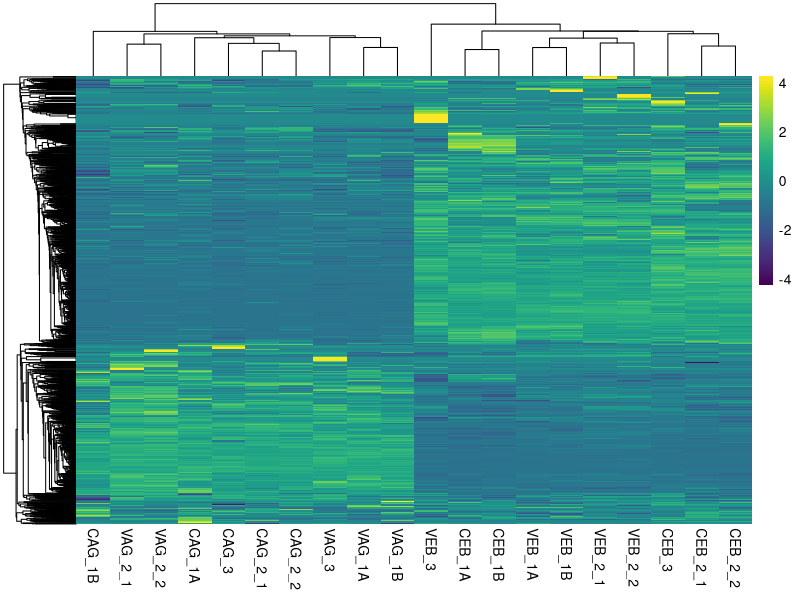
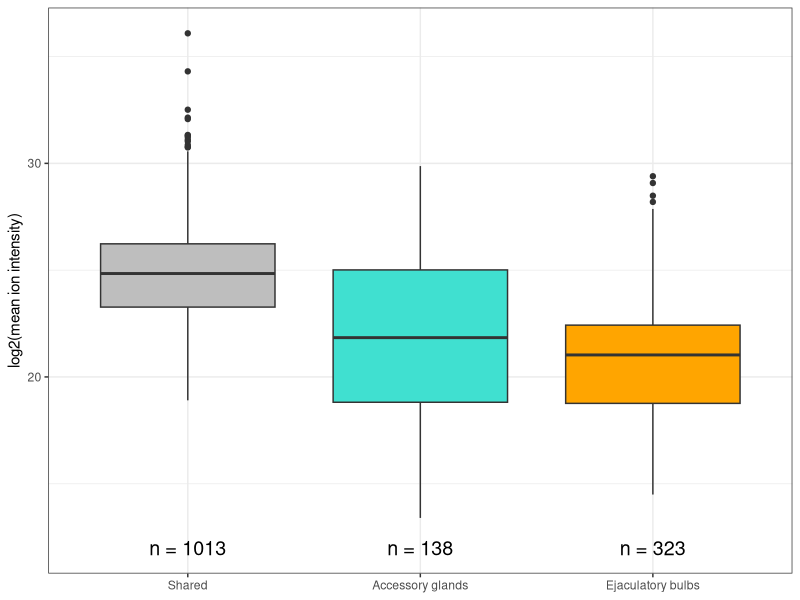
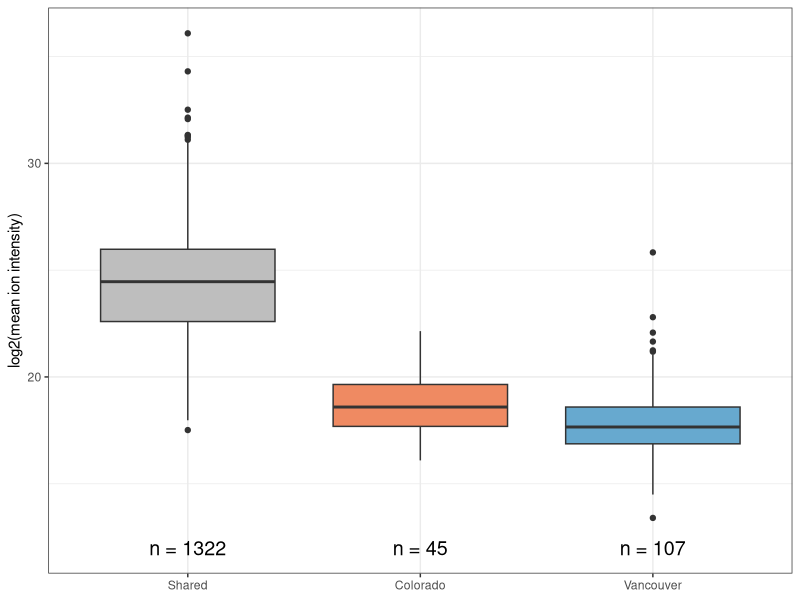

Write the R code that produced these figures, in order. (Note: this script raises an error after producing the figures.)
# load packages

library(tidyverse)
library(pheatmap)

library(ggrepel)
library(VennDiagram)
library(viridis)

library(edgeR)


RdBu_pal2 <- c(RColorBrewer::brewer.pal(3, "RdBu"))[-2]

# Load DATA -----------------------------------------------------------
MQ.wide <- read.csv("data/MaxQuant_proteingroups.csv")

# list of Sfps and corresponding IDs
dmon_Sfps <- read.csv("data/DmonSfps.csv")

# % Proteins without Dvir ortholog

MQ.wide %>% dplyr::select(FBgn) %>% 
  na.omit() %>% 
  nrow/MQ.wide %>% 
  dplyr::select(PROTEIN) %>% 
  na.omit() %>% nrow * 100


# Subset data - protein must be IDd by 2+ unique peptides
MQ.ion <- MQ.wide %>% 
  select(PROTEIN, FBgn, FBgn_mel, SYMBOL, Sec, Unique.peptides, starts_with("LFQ.intensity.")) %>% 
  filter(Unique.peptides >=2) %>% 
  select(-Unique.peptides)

#remove LFQ.intensity from colnames
colnames(MQ.ion) <- gsub(pattern = "LFQ.intensity.", replacement = "", x = colnames(MQ.ion))


# percent proteins found after filtering
nrow(MQ.ion)/nrow(MQ.wide) * 100


# Number of secretome/Sfps/other proteins
MQ.ion %>% 
  group_by(Sec) %>% summarise(n_distinct(PROTEIN))


# heatmap of all proteins
pheatmap(MQ.ion[, -c(1:5)], 
         scale = "row", # scale by protein
         show_colnames = T, 
         show_rownames = F, 
         color = viridis::viridis(n = 100),
         clustering_distance_cols = "euclidean", 
         clustering_method = "average") 



# Find unique proteins in each tissue/population

long.dat <- MQ.ion %>% 
  reshape2::melt(id.vars = c("PROTEIN", "FBgn", "Sec", "SYMBOL", "FBgn_mel")) %>% 
  filter(value > 0) %>% 
  mutate(pop = factor(substr(variable, 1, 1)), # Population = Colorado or Vancouver
         tissue = factor(substr(variable, 2, 3)), # Tissue = AG accessory gland
         p_t = factor(paste0(pop, tissue)), # Pop + Tissue
         BIO = factor(paste0(pop, str_extract(variable, "[0-9]+"))), # Biological replicate C1:C3 or V1:V3
         TEC = factor(if_else(grepl('_1A|2_1', variable), "A", 
                              if_else(grepl("_1B|2_2", variable), "B", 
                                      "C")))) # Technical replicate


# Table S1 ----------------------------------------------------------------
# n proteins IDd in X/5 replicates
cbind(long.dat %>% 
        filter(tissue == 'AG') %>% 
        count(pop, PROTEIN) %>% 
        count(pop, n) %>% 
        mutate(tissue = 'AG') %>% 
        pivot_wider(names_from = c(pop, tissue), 
                    values_from = nn),
      long.dat %>% 
        filter(tissue == 'EB') %>% 
        count(pop, PROTEIN) %>% 
        count(pop, n) %>% 
        mutate(tissue = 'EB') %>% 
        pivot_wider(names_from = c(pop, tissue), 
                    values_from = nn) %>% 
        select(-n))




# Figure S4 ---------------------------------------------------------------

# Overlap of proteins ID'd with known SFPs

# Proteins unique to each tissue
split.tiss <- split(long.dat$PROTEIN, long.dat$tissue, drop = T)

n_distinct(split.tiss[[1]]) # Accessory gland proteins
n_distinct(split.tiss[[2]]) # Ejacylatory bulb proteins

intersect(split.tiss[[1]], split.tiss[[2]]) %>% length/nrow(MQ.ion) * 100

setdiff(split.tiss[[1]], split.tiss[[2]]) %>% length/ nrow(MQ.ion) * 100
setdiff(split.tiss[[2]], split.tiss[[1]]) %>% length/ nrow(MQ.ion) * 100


# venn.diagram(x = list(split.tiss[[1]],
#                       split.tiss[[2]],
#                       MQ.ion %>% 
#                         filter(Sec == 'Sfp', !duplicated(PROTEIN)) %>% 
#                         pull(PROTEIN)),
#              category.names = c("Accessory gland\nproteome", "Ejaculatory bulb\nproteome", "Sfps"),
#              filename = "figs/raw/Fig_S4a.tiff",
#              compression = "lzw", output = TRUE, imagetype = "tiff",
#              height = 1700, euler.d = TRUE, width = 1700, resolution = 600,
#              lty = 'solid',
#              fill = c('turquoise', 'orange', 'red'),
#              cat.cex = 0.6, cex = .8,
#              cat.pos = c(-150, 150, 0),
#              cat.dist = c(0.05, 0.05, -0.05),
#              fontfamily = "sans", cat.fontface = "bold",
#              cat.default.pos = "outer", cat.fontfamily = "sans")


# Split proteins found in each population
split.pop <- split(long.dat$PROTEIN, long.dat$pop, drop = T)

n_distinct(split.pop[[1]]) # Colorado proteins
n_distinct(split.pop[[2]]) # Vancouver proteins

# percent proteins identified in both populations
intersect(split.pop[[1]], split.pop[[2]]) %>% length/nrow(MQ.ion) * 100

# percent proteins only identified in each population
setdiff(split.pop[[1]], split.pop[[2]]) %>% length/ nrow(MQ.ion) * 100
setdiff(split.pop[[2]], split.pop[[1]]) %>% length/ nrow(MQ.ion) * 100

# venn.diagram(x = list(split.pop[[1]],
#                       split.pop[[2]]),
#              category.names = c("Colorado", "Vancouver"),
#              filename = paste0("figs/raw/Fig_S4b.tiff"),
#              compression = "lzw", output = TRUE , imagetype = "tiff",
#              height = 1700, width = 1700, resolution = 600,
#              lty = 'solid', euler.d = TRUE, fill = RdBu_pal2,
#              cat.cex = .8, cex = .8,
#              fontfamily = "sans", cat.fontface = "bold",
#              cat.default.pos = "outer", cat.fontfamily = "sans",
#              cat.pos = c(-35, 145), cat.dist = c(0.05, 0.05))



# calculate mean abundance for each protein across all replicates/tissues

mn_dat <- data.frame(PROTEIN = MQ.ion$PROTEIN, 
                     mn = rowMeans(MQ.ion %>% 
                                     select(starts_with("C"), starts_with('V')))) %>% 
  mutate(log_mn = log2(mn + 1), # add log2 value
         tissue = factor(
           if_else(PROTEIN %in% unique(split.tiss[[1]]) == TRUE & PROTEIN %in% unique(split.tiss[[2]]) == FALSE, "AG", 
                   if_else(PROTEIN %in% unique(split.tiss[[2]]) == TRUE & PROTEIN %in% unique(split.tiss[[1]]) == FALSE, "EB", 
                           "Shared"))),
         pop.sp = factor(
           if_else(PROTEIN %in% unique(split.pop[[2]]) == FALSE, "Colorado",
                   if_else(PROTEIN %in% unique(split.pop[[1]]) == FALSE, "Vancouver", "Shared"))),
         tissue = relevel(tissue, ref = 'Shared'),
         pop.sp = relevel(pop.sp, ref = 'Shared'))


# log2 ion intensity for proteins shared/unique to tissue
ggplot(mn_dat, aes(x = tissue, y = log_mn, fill = tissue)) +
  geom_boxplot() +
  scale_fill_manual(values = c('grey', 'turquoise', 'orange')) +
  scale_x_discrete(labels = c("Shared", "Accessory glands", "Ejaculatory bulbs")) +
  labs(y = 'log2(mean ion intensity)') +
  theme_bw() +
  theme(legend.position = 'none',
        legend.title = element_blank(),       
        legend.background = element_blank(), 
        legend.spacing.x = unit(0.25, 'cm'),
        axis.title.x = element_blank(),
        strip.text = element_text(face = "bold", size = 15),
        strip.background = element_rect(fill = "grey"),
        plot.title = element_text(hjust = 0.5),
        plot.background = element_rect(colour = NA)) +
  geom_text(data = mn_dat %>% 
              group_by(tissue) %>% 
              summarise(N = n()),
            aes(y = 12, label = paste0("n = ", N)), 
            size = 5, colour = "black") 

# stats
mn_dat %>% 
  na.omit() %>% 
  group_by(tissue) %>% 
  summarise(mn_intensity = mean(mn),
            log2_intensity = mean(log_mn)) %>% 
  mutate(fc = mn_intensity[tissue == 'Shared']/mn_intensity,
         lfc = log2_intensity[tissue == 'Shared']/log2_intensity)


# log2 ion intensity for proteins shared/unique to population
ggplot(mn_dat, aes(x = pop.sp, y = log_mn, fill = pop.sp)) +
  geom_boxplot() +
  scale_fill_manual(values = c('grey', RdBu_pal2)) +
  labs(y = 'log2(mean ion intensity)') +
  theme_bw() +
  theme(legend.position = 'none',
        legend.title = element_blank(),       
        legend.background = element_blank(), 
        legend.spacing.x = unit(0.25, 'cm'),
        axis.title.x = element_blank(),
        strip.text = element_text(face = "bold", size = 15),
        strip.background = element_rect(fill = "grey"),
        plot.title = element_text(hjust = 0.5),
        plot.background = element_rect(colour = NA)) +
  geom_text(data = mn_dat %>% 
              group_by(pop.sp) %>% 
              summarise(N = n()),
            aes(y = 12, label = paste0("n = ", N)), 
            size = 5, colour = "black") 

# stats
mn_dat %>% 
  na.omit() %>% 
  group_by(pop.sp) %>% 
  summarise(mn_intensity = mean(mn),
            log2_intensity = mean(log_mn)) %>% 
  mutate(fc = mn_intensity[pop.sp == 'Shared']/mn_intensity,
         lfc = log2_intensity[pop.sp == 'Shared']/log2_intensity)


# Figure 1. MDS plot ---------------------------------------------------------------

pr_dat <- as.matrix(MQ.ion[, -c(1:5)])
rownames(pr_dat) <- MQ.ion$PROTEIN

pop <- factor(rep(c("C", "V"), each = 10))

# create DGElist
pr_dat2 <- DGEList(na.omit(pr_dat), group = pop)
dim(pr_dat2)

# run the TMM normalization
pr_dat2 <- calcNormFactors(pr_dat2)

# estiamte common dispersion
pr_dat2 <- estimateDisp(pr_dat2)

mdsObj <- plotMDS(pr_dat2, plot = F, dim.plot = c(1,3))$cmdscale.out
mdsObj <- as.data.frame(as.matrix(mdsObj))
mdsObj$replicate <- rownames(mdsObj)
colnames(mdsObj) = c("dim1", "dim2", "dim3", "replicate")

mdsObj %>% 
  mutate(pop = substr(replicate, 1, 1),
         tissue = substr(replicate, 2, 3)) %>% 
  mutate(pop = gsub("C", "Colorado", x = pop),
         pop = gsub("V", "Vancouver", x = pop),
         tissue = gsub("AG", "AcgP", x = tissue),
         tissue = gsub("EB", "EbP", x = tissue),
         condition = paste(pop, tissue, sep = "_")) %>% 
  ggplot(aes(x = dim1, y = dim2, colour = condition)) +
  geom_point(size = 5, alpha = .7) +
  labs( x = "Dimension 1", y = "Dimension 2") +
  scale_colour_brewer(palette = "RdBu") +
  theme_bw() +
  theme(legend.position = c(0.9, .9), 
        legend.title = element_blank(), 
        legend.text = element_text(size = 12),
        legend.background = element_blank(),
        axis.text = element_text(size = 10), 
        axis.title = element_text(size = 12)) +
  NULL



# Differential abundance analysis between populations -----------------------------------------

# Grouping variables
pop <- factor(rep(c("C", "V"), each = 5))
batch <- factor(c(1, 1, 2, 2, 3, 1, 1, 2, 2, 3))
samp <- factor(paste0(pop, batch))

# model matrix to test differences between populations with replicate (batch) effect
mod1 <- model.matrix(~0 + pop + batch)

# Split data by tissue

# Accessory glands only
MQ.ags <- MQ.ion[, c(1:5, grep(pattern = ".AG_.*", x = colnames(MQ.ion)))]

# keep only proteins found in all 5 replicates
MQ.ags2 <- MQ.ags[apply(MQ.ags[, 6:15]!=0, 1, all), ]

# make matrix for DGE list
AG_dat2 <- as.matrix(MQ.ags2[, -c(1:5)])
rownames(AG_dat2) <- MQ.ags2$PROTEIN

# make DGElist
acgs_dat <- DGEList(AG_dat2, group = pop)
dim(acgs_dat)

# run the TMM normalization
acgs_dat2 <- calcNormFactors(acgs_dat)

# estimate dispersion
acgs_dat2 <- estimateDisp(acgs_dat2)

# transform data for linear modelling
acgs_dat3 <- voom(acgs_dat2, mod1, plot = FALSE)

# Duplicate correlations - see 'https://support.bioconductor.org/p/77093/'
acgs_corfit <- duplicateCorrelation(acgs_dat3, mod1, block = samp)

# fit the linear models
acgs_fit <- lmFit(acgs_dat3, mod1, correlation = acgs_corfit$consensus)

# Make contrasts
acgs_contr <- makeContrasts(popC - popV, levels = colnames(coef(acgs_fit)))
tmp_acgs <- contrasts.fit(acgs_fit, acgs_contr)

# Compute empirical bayes stats
tmp_acgs <- eBayes(tmp_acgs)

# Diagnostic plots
par(mfrow=c(2,2))
# Biological coefficient of variation
plotBCV(acgs_dat2, main = "Dispersion trends")
# mean-variance trend
virginoom = voom(acgs_dat, mod1, plot = TRUE)
# QQ-plot
qqt(tmp_acgs$t,df=tmp_acgs$df.prior+tmp_acgs$df.residual,pch=16,cex=0.2)
abline(0,1)
# log2 transformed and normalize boxplot of counts across samples
boxplot(virginoom$E, xlab="", ylab="Log2 counts per million",las=2,main="Voom transformed logCPM")
abline(h=median(virginoom$E),col="blue")
par(mfrow=c(1,1))


# Results table
acg_results <- topTable(tmp_acgs, sort.by = "P", n = Inf)
acg_results$id <- rownames(acg_results)

acg_results2 <- left_join(acg_results %>% 
                            select(-AveExpr, -t, -P.Value, -B) %>% 
                            mutate(ID = rownames(acg_results)),
                          MQ.ags2 %>% 
                            select(PROTEIN, FBgn, FBgn_mel, Sec, SYMBOL),
                          by = c("ID" = "PROTEIN")) %>% 
  left_join(dmon_Sfps %>% select(PROTEIN, Gene.symbol),
            by = c("ID" = "PROTEIN")) %>%  
  mutate(threshold = factor(if_else(adj.P.Val < 0.05, "SD", "NS")),
         Acp = factor(if_else(is.na(Gene.symbol) == TRUE, "N", "Acp")),
         ID = factor(ID),
         Sec = factor(Sec))

acg_results2$Sec <- as.character(acg_results2$Sec)
acg_results2$Sec[is.na(acg_results2$Sec)] <- "All"

# Volcano plot
acg_results2 %>% 
  ggplot(aes(x = logFC, y = -log10(adj.P.Val), colour = Sec)) +
  geom_point(alpha = .7) +
  scale_colour_manual(values = c("black", "blueviolet", "hotpink")) +
  labs(x = 'logFC', y = expression(-log[10](P))) +
  theme_bw() +
  theme(legend.position = "none",
        legend.title = element_blank(),
        plot.background = element_rect(colour = NA)) +  
  annotate("text", x = 1.9, y = 0, size = 5, hjust = 0.5,
           label = "Colorado", colour = 'grey60') +  
  annotate("text", x = -2.5, y = 0, size = 5, hjust = 0.5,
           label = "Vancouver", colour = 'grey60') +
  geom_label_repel(
    data = acg_results2 %>% filter(threshold == 'SD' & Acp == "Acp"),
    aes(label = Gene.symbol),
    size = 4,
    colour = 'black',
    box.padding = unit(0.35, "lines"),
    point.padding = unit(0.3, "lines")
  )


# heatmap of differentially abundant proteins
daa <- acg_results2 %>% 
  filter(threshold == 'SD') %>% 
  pull(id)

pheatmap(MQ.ags2 %>%
           filter(PROTEIN %in% daa) %>%
           select(-c(1:5)) %>% log2(),
         scale = "row", # scale by protein
         show_colnames = T,
         show_rownames = F,
         color = viridis::viridis(n = 150),
         border_color = NA,
         clustering_distance_cols = "euclidean",
         clustering_method = "average")




# Ejaculatory bulbs only
MQ.ebs <- MQ.ion[, c(1:5, grep(pattern = ".EB_.*", x = colnames(MQ.ion)))]

# keep only those found in all 5 replicates
MQ.ebs2 <- MQ.ebs[apply(MQ.ebs[, 6:15]!=0, 1, all), ]

# Make DGElist
EB_dat <- as.matrix(MQ.ebs2[, -c(1:5)])
rownames(EB_dat) <- MQ.ebs2$PROTEIN

dEB <- DGEList(EB_dat, group = pop)

# run the TMM normalization
dEB1 <- calcNormFactors(dEB)

dEB1 <- estimateDisp(dEB1)

yEB <- voom(dEB1, mod1, plot = FALSE)

corfitEB <- duplicateCorrelation(yEB, mod1, block = samp)

fitEB <- lmFit(yEB, mod1, correlation = corfitEB$consensus)

contrEB <- makeContrasts(popC - popV, levels = colnames(coef(fitEB)))

tmpEB <- contrasts.fit(fitEB, contrEB)

tmpEB <- eBayes(tmpEB)


# Diagnostic plots
par(mfrow=c(2,2))
# Biological coefficient of variation
plotBCV(dEB1, main = "Dispersion trends")
# mean-variance trend
virginoom = voom(dEB, mod1, plot = TRUE)
# QQ-plot
qqt(tmpEB$t,df=tmpEB$df.prior+tmpEB$df.residual,pch=16,cex=0.2)
abline(0,1)
# log2 transformed and normalize boxplot of counts across samples
boxplot(virginoom$E, xlab="", ylab="Log2 counts per million",las=2,main="Voom transformed logCPM")
abline(h=median(virginoom$E),col="blue")
par(mfrow=c(1,1))


# results table
top.tableEB <- topTable(tmpEB, sort.by = "P", n = Inf)
top.tableEB$id <- rownames(top.tableEB)

ddatEB <- left_join(top.tableEB %>% 
                      select(-AveExpr, -t, -P.Value, -B) %>% 
                      mutate(ID = rownames(top.tableEB)),
                    MQ.ebs2 %>% 
                      select(PROTEIN, FBgn, FBgn_mel, Sec),
                    by = c("ID" = "PROTEIN")) %>% 
  left_join(dmon_Sfps %>% select(PROTEIN, Gene.symbol),
            by = c("ID" = "PROTEIN")) %>%  
  mutate(threshold = factor(if_else(adj.P.Val < 0.05, "SD", "NS")),
         Acp = factor(if_else(is.na(Gene.symbol) == TRUE, "N", "Acp")),
         ID = factor(ID),
         Sec = factor(Sec))

ddatEB$Sec <- as.character(ddatEB$Sec)
ddatEB$Sec[is.na(ddatEB$Sec)] <- "All"

# Volcano plot
ddatEB %>% 
  ggplot(aes(x = logFC, y = -log10(adj.P.Val), colour = Sec)) +
  geom_point(alpha = .7) +
  scale_colour_manual(values = c("black", "blueviolet", "hotpink")) +
  labs(x = 'logFC', y = expression(-log[10](P))) +
  theme_bw() +
  theme(legend.position = "none",
        legend.title = element_blank(),
        axis.title.y = element_blank(),
        plot.background = element_rect(colour = NA)) +
  annotate("text", x = 2, y = 7, size = 5, hjust = 1,
           label = "n = 929") +
  annotate("text", x = 2, y = 0, size = 5, hjust = 0.5,
           label = "Colorado", colour = 'grey60') +  
  annotate("text", x = -2.75, y = 0, size = 5, hjust = 0.5,
           label = "Vancouver", colour = 'grey60') +
  geom_label_repel(
    data = ddatEB %>% filter(threshold == 'SD' & Acp == "Acp"),
    aes(label = Gene.symbol),
    size = 4,
    colour = 'black',
    box.padding = unit(0.35, "lines"),
    point.padding = unit(0.3, "lines")
  )


# heatmap for differentially abundant proteins
dae <- ddatEB %>% 
  filter(threshold == 'SD') %>% 
  pull(id)

pheatmap(MQ.ebs2 %>% 
           filter(PROTEIN %in% dae) %>% 
           select(-c(1:5)) %>% 
           log2(), 
         scale = "row", # scale by protein
         show_colnames = T, 
         show_rownames = F, 
         color = viridis::viridis(n = 100),
         border_color = NA,
         clustering_distance_cols = "euclidean", 
         clustering_method = "average") 



# Figure 2. Combined Volcano plots ----------------------------------------

rbind(acg_results2 %>% 
        select(logFC, adj.P.Val, ID, Gene.symbol, Sec, threshold) %>% 
        mutate(Tissue = "a) Accessory gland proteome"), 
      ddatEB %>% 
        select(logFC, adj.P.Val, ID, Gene.symbol, Sec, threshold) %>% 
        mutate(Tissue = "b) Ejaculatory bulb proteome")) %>% 
  ggplot(aes(x = logFC, y = -log10(adj.P.Val), colour = Sec)) +
  geom_hline(yintercept = -log10(0.05), lty = 2, colour = 'grey') +
  geom_point(alpha = .7) +
  scale_colour_manual(values = c("black", "blueviolet", "hotpink")) +
  labs(x = 'logFC', y = expression(-log[10](P))) +
  facet_wrap(~ Tissue) +
  theme_bw() +
  theme(legend.position = "none",
        legend.title = element_blank(),
        strip.text = element_text(face = "bold", size = 15),
        plot.background = element_rect(colour = NA)) +
  annotate("text", x = 2, y = 0, size = 5, hjust = 0.5,
           label = "Colorado", colour = 'grey60') +  
  annotate("text", x = -2.75, y = 0, size = 5, hjust = 0.5,
           label = "Vancouver", colour = 'grey60') +
  geom_label_repel(
    data = rbind(acg_results2 %>% 
                   select(logFC, adj.P.Val, ID, Gene.symbol, Acp, Sec, threshold) %>% 
                   mutate(Tissue = "a) Accessory gland proteome") %>% 
                   filter(threshold == 'SD' & Acp == "Acp"), 
                 ddatEB %>% 
                   select(logFC, adj.P.Val, ID, Gene.symbol, Acp, Sec, threshold) %>% 
                   mutate(Tissue = "b) Ejaculatory bulb proteome") %>% 
                   filter(threshold == 'SD' & Acp == "Acp")),
    aes(label = Gene.symbol),
    size = 4,
    colour = 'black',
    box.padding = unit(0.35, "lines"),
    point.padding = unit(0.3, "lines")
  )


# Representation of secreted proteins in DA proteins -------

# Accessory gland proteome
table(acg_results2$Sec, acg_results2$threshold)

chisq.test(table(acg_results2$Sec, acg_results2$threshold))

# Ejaculatory bulb proteome

table(ddatEB$Sec, ddatEB$threshold)

chisq.test(table(ddatEB$Sec, ddatEB$threshold))


# Figure S5 ---------------------------------------------------------------
rep_dat <- rbind(acg_results2 %>% 
                   select(id, Sec, threshold) %>% 
                   mutate(Tissue = "a) Accessory gland proteome"), 
                 ddatEB %>% 
                   select(id, Sec, threshold) %>% 
                   mutate(Tissue = "b) Ejaculatory bulb proteome")) %>% 
  mutate(threshold = fct_relevel(threshold, "SD", "NS")) %>% 
  mutate(Sec = fct_recode(Sec, "Secretome" = "Sec"))

rep_dat %>%
  ggplot(aes(x = Sec, fill = threshold)) +
  geom_bar(position = 'fill') +
  scale_fill_brewer(palette = "Set1", labels = c("Differentially abundant", "Not significant")) +
  facet_wrap(~Tissue) +
  theme_bw() +
  theme(legend.position = 'top',
        legend.title = element_blank(),
        legend.text = element_text(size = 15),
        axis.text.x = element_text(size = 15),
        axis.title.x = element_blank(),
        axis.title.y = element_blank(),
        strip.text = element_text(face = "bold", size = 15),
        strip.background = element_rect(fill = "grey"),
        plot.background = element_rect(colour = NA)) +
  geom_text(data = rep_dat %>% 
              group_by(Tissue, Sec) %>% 
              summarise(N = n()) %>% 
              mutate(threshold = 'NS'),
            aes(y = -0.05, label = paste0("N = ", N)),
            size = 5)


# Figure S6 concordant log2fold change between populations ----------------------------

concord_dat <- inner_join(acg_results,
                          top.tableEB,
                          by = 'id') %>% 
  mutate(sig.x = if_else(adj.P.Val.x < 0.05, "sig", "ns"),
         sig.y = if_else(adj.P.Val.y < 0.05, "sig", "ns"),
         s.x = sign(logFC.x),
         s.y = sign(logFC.y),
         concord = if_else(s.y == s.x, "same", "diff"),
         direction = if_else(sig.x == 'sig' & sig.y == 'sig' & concord == 'same' & logFC.y > 0, 'up.col', 
                             if_else(sig.x == 'sig' & sig.y == 'sig' & concord == 'same' & logFC.y < 0, 'up.van',
                                     if_else(sig.x == 'sig' & sig.y == 'sig' & concord == 'diff', 'discord',
                                             'ns')))) %>% 
  rename(lfc_ag = logFC.x,
         lfc_eb = logFC.y)

concord_dat %>% 
  ggplot(aes(x = lfc_ag, y = lfc_eb, colour = direction)) +
  geom_hline(yintercept = 0, lty = 2, colour = 'grey') +
  geom_vline(xintercept = 0, lty = 2, colour = 'grey') +
  geom_point(alpha = .5, size = 3) +
  scale_colour_manual(values = c('black', 'grey', RdBu_pal2[1], RdBu_pal2[2])) +
  labs(x= "Accessory gland proteome logFC", y = "Ejaculatory bulb proteome logFC") +
  theme_bw() +
  theme(legend.position = 'none') +
  annotate("text", x = 1.7, y = 2, size = 5, hjust = 1, colour = 'grey60',
           label = "Up Colorado") +
  annotate("text", x = -0.4, y = -2.5, size = 5, hjust = 1, colour = 'grey60',
           label = "Up Vancouver")



# Response to reviewer 3 ----
# Do proteins showing differential abundance overlap with genes showing divergence between populations 
# from Parker et al. (2018)?

# load Parker et al. 2018 supp. table 19. 
# genes which have both an elevated rate of evolution between species and significant divergence 
# in at least one population comparison. 				
parker_st19 <- read.csv('data/Parker_2018_Supplemental_Table_19.csv')
head(parker_st19)
str(parker_st19)

inner_join(parker_st19,
           full_join(acg_results2 %>% filter(threshold == 'SD'),
                     ddatEB %>% filter(threshold == 'SD'),
                     by = c('ID', 'id', 'FBgn', 'FBgn_mel', 'Sec', 'Gene.symbol', 'Acp')),
           by = c('vir_FBN' = 'FBgn'))


# Differential abundance analysis between tissues -----------------------------------------

# Grouping variables
tissue <- factor(rep(c("AG", "EB"), each = 5))
batch <- factor(c(1, 1, 2, 2, 3, 1, 1, 2, 2, 3))
sampleID <- factor(paste0(tissue, batch))

# model 
mod2 <- model.matrix(~0 + tissue + batch)

# subset data by population

# Colorado 
MQ.Col <- MQ.ion[, c(1:5, grep(pattern = "C.*", x = colnames(MQ.ion)))] 

# keep only those found in all 5 replicates
MQ.Col2 <- MQ.Col[apply(MQ.Col[, 6:15]!=0, 1, all), ]

# Make DGElist
Col_dat <- as.matrix(MQ.Col2[, -c(1:5)])
rownames(Col_dat) <- MQ.Col2$PROTEIN

dCol <- DGEList(Col_dat, group = tissue)
dim(dCol)

# run the TMM normalization
dCol1 <- calcNormFactors(dCol)

dCol1 <- estimateDisp(dCol1)

yCol <- voom(dCol1, mod2, plot = FALSE)

corfitCol <- duplicateCorrelation(yCol, mod2, block = sampleID)

fitCol <- lmFit(yCol, mod2, correlation = corfitCol$consensus)

contrCol <- makeContrasts(tissueAG - tissueEB, levels = colnames(coef(fitCol)))

tmpCol <- contrasts.fit(fitCol, contrCol)
tmpCol <- eBayes(tmpCol)

# Diagnostic plots
par(mfrow=c(2,2))
# Biological coefficient of variation
plotBCV(dCol1, main = "Dispersion trends")
# mean-variance trend
virginoom = voom(dCol, mod2, plot = TRUE)
# QQ-plot
qqt(tmpCol$t,df=tmpCol$df.prior+tmpCol$df.residual,pch=16,cex=0.2)
abline(0,1)
# log2 transformed and normalize boxplot of counts across samples
boxplot(virginoom$E, xlab="", ylab="Log2 counts per million",las=2,main="Voom transformed logCPM")
abline(h=median(virginoom$E),col="blue")
par(mfrow=c(1,1))


# Results table
top.tableCol <- topTable(tmpCol, sort.by = "P", n = Inf)
top.tableCol$id <- rownames(top.tableCol)

ddatCOL <- left_join(top.tableCol %>% 
                       select(-AveExpr, -t, -P.Value, -B),
                     MQ.Col %>% 
                       select(PROTEIN, FBgn, FBgn_mel, Sec, SYMBOL),
                     by = c("id" = "PROTEIN")) %>% 
  left_join(dmon_Sfps %>% select(PROTEIN, Gene.symbol),
            by = c("id" = "PROTEIN")) %>%  
  mutate(threshold = factor(if_else(adj.P.Val < 0.05, "SD", "NS")),
         Acp = factor(if_else(is.na(Gene.symbol) == TRUE, "N", "Acp")),
         id = factor(id),
         Sec = factor(Sec))

ddatCOL$Sec[is.na(ddatCOL$Sec)] <- "NS"


# Volcano plot
ddatCOL %>% 
  ggplot(aes(x = logFC, y = -log10(adj.P.Val), colour = Sec)) +
  geom_hline(yintercept = -log10(0.05), lty = 2, colour = 'grey') +
  geom_point(alpha = .5) +
  labs(x = 'logFC', y = expression(-log[10](p-value))) +
  theme_bw() +
  theme(legend.title = element_blank(),
        plot.background = element_rect(colour = NA)) +
  scale_shape_manual(values = c(1, 16)) +
  geom_text_repel(
    data = ddatCOL %>% filter(threshold == 'SD' & Acp == "Acp"),
    aes(label = Gene.symbol),
    size = 3,
    box.padding = unit(0.35, "lines"),
    point.padding = unit(0.3, "lines"),
    colour = 'blue'
  )



# Vancouver
MQ.Van <- MQ.ion[, c(1:5, grep(pattern = "V.*", x = colnames(MQ.ion)))] # look at how the tech reps compare

# keep only those found in all 5 replicates
MQ.Van2 <- MQ.Van[apply(MQ.Van[, 6:15]!=0, 1, all), ]

# Make DGElist
Van_dat <- as.matrix(MQ.Van2[, -c(1:5)])
rownames(Van_dat) <- MQ.Van2$PROTEIN

dVan <- DGEList(Van_dat, group = tissue)
dim(dVan)

# run the TMM normalization
dVan1 <- calcNormFactors(dVan)
dVan1 <- estimateDisp(dVan1)

yVan <- voom(dVan1, mod2, plot = FALSE)

corfitVan <- duplicateCorrelation(yVan, mod2, block = sampleID)

fitVan <- lmFit(yVan, mod2, correlation = corfitVan$consensus)

contrVan <- makeContrasts(tissueAG - tissueEB, levels = colnames(coef(fitVan)))

tmpVan <- contrasts.fit(fitVan, contrVan)
tmpVan <- eBayes(tmpVan)

# Diagnostic plots
par(mfrow=c(2,2))
# Biological coefficient of variation
plotBCV(dVan1, main = "Dispersion trends")
# mean-variance trend
virginoom = voom(dVan, mod2, plot = TRUE)
# QQ-plot
qqt(tmpVan$t,df=tmpVan$df.prior+tmpVan$df.residual,pch=16,cex=0.2)
abline(0,1)
# log2 transformed and normalize boxplot of counts across samples
boxplot(virginoom$E, xlab="", ylab="Log2 counts per million",las=2,main="Voom transformed logCPM")
abline(h=median(virginoom$E),col="blue")
par(mfrow=c(1,1))


# Results table
top.tableVan <- topTable(tmpVan, sort.by = "P", n = Inf)
top.tableVan$id <- rownames(top.tableVan)

ddatVan <- left_join(top.tableVan %>% 
                       select(-AveExpr, -t, -P.Value, -B),
                     MQ.Col %>% 
                       select(PROTEIN, FBgn, FBgn_mel, Sec, SYMBOL),
                     by = c("id" = "PROTEIN")) %>% 
  left_join(dmon_Sfps %>% select(PROTEIN, Gene.symbol),
            by = c("id" = "PROTEIN")) %>%  
  mutate(threshold = factor(if_else(adj.P.Val < 0.05, "SD", "NS")),
         Acp = factor(if_else(is.na(Gene.symbol) == TRUE, "N", "Acp")),
         id = factor(id),
         Sec = factor(Sec))

ddatVan$Sec[is.na(ddatVan$Sec)] <- "NS"


# Volcano plot
ddatVan %>% 
  ggplot(aes(x = logFC, y = -log10(adj.P.Val), colour = Acp)) +
  geom_hline(yintercept = -log10(0.05), lty = 2, colour = 'grey') +
  geom_point(alpha = .5) +
  scale_color_manual(values = c("black", "blue")) +
  labs(x = 'logFC', y = expression(-log[10](p-value))) +
  ggtitle("Vacouver: AGs vs. EBs") + 
  theme_bw() +
  theme(legend.position = "none",
        legend.title = element_blank(),
        plot.background = element_rect(colour = NA)) +
  scale_shape_manual(values = c(1, 16)) +
  geom_text_repel(
    data = ddatVan %>% filter(threshold == 'SD' & Acp == "Acp"),
    aes(label = Gene.symbol),
    size = 3,
    box.padding = unit(0.35, "lines"),
    point.padding = unit(0.3, "lines"),
    colour = 'blue'
  )



# Overlap of differentially abundant proteins between tissues in each population
# venn.diagram(x = list(top.tableCol$id, top.tableVan$id),
#              category.names = c("Colorado", "Vancouver"),
#              filename = "figs/raw/Fig_3_inset.tiff",
#              compression = "lzw", output = TRUE , imagetype = "tiff",
#              height = 1700, width = 1700, resolution = 600,
#              lty = 'solid', euler.d = TRUE, fill = RdBu_pal2,
#              cat.cex = .8, cex = .8,
#              fontfamily = "sans", cat.fontface = "bold",
#              cat.default.pos = "outer", cat.fontfamily = "sans",
#              cat.pos = c(-35, 145), cat.dist = c(0.05, 0.05))



# rank correlation of DA proteins in each tissue shared between pops

t_dat <- inner_join(top.tableCol %>% 
                      select(logFC, adj.P.Val, id) %>% 
                      mutate(pop = "Col",
                             s = sign(logFC)), 
                    top.tableVan %>% 
                      select(logFC, adj.P.Val, id) %>% 
                      mutate(pop = "Van",
                             s = sign(logFC)),
                    by = 'id') %>% 
  mutate(concord = if_else(s.y == s.x, "same", "diff"),
         up_in = if_else(s.x > 0, "Ag", "Eb"),
         sig = if_else(adj.P.Val.x < 0.05 & adj.P.Val.y < 0.05, "sig", "not")) %>% 
  rename(Col_logFC = logFC.x,
         Van_logFC = logFC.y) 

# Numbers of proteins in each category
t_dat %>% 
  group_by(up_in, sig, concord) %>% 
  summarise(N = n())

# Correlation of log2foldchange in abundance between populations
cor.test(t_dat$Col_logFC, t_dat$Van_logFC, method = 's')

# Figure 3a ----
t_dat %>% 
  ggplot(aes(x = Col_logFC, y = Van_logFC)) +
  geom_hline(yintercept = 0, lty = 2, colour = 'grey') +
  geom_vline(xintercept = 0, lty = 2, colour = 'grey') +
  geom_abline(slope = 1, lty = 2) + 
  geom_point(data = t_dat %>% filter(sig == 'not'), colour = 'grey', size = 3, alpha = .5) +
  geom_point(data = t_dat %>% filter(sig == 'sig', concord != 'same'), colour = 'black', size = 3, alpha = .5) +
  geom_point(data = t_dat %>% filter(sig == 'sig', concord == 'same'), aes(fill = up_in), size = 3, pch = 21) +
  scale_colour_manual(values = c('grey', 'black')) +
  scale_fill_manual(values = c('turquoise', 'orange')) +
  labs(x = "Colorado logFC", y = "Vancouver logFC") +
  theme_bw() +
  theme(legend.position = 'none',
        legend.text = element_text(size = 20),
        legend.key.height = unit(3, "line"),
        legend.title = element_blank(),
        legend.background = element_blank(),
        axis.title = element_text(size = 20)) +
  NULL


# Venn for figure 3b.
ag_bias <- t_dat %>% 
  filter(up_in == 'Ag', sig == 'sig', concord == 'same')

eb_bias <- t_dat %>% 
  filter(up_in == 'Eb', sig == 'sig', concord == 'same')

the_rest <- t_dat %>% 
  filter(id %in% c(ag_bias$id, eb_bias$id) == FALSE)

# venn.diagram(x = list(c(ag_bias$id, the_rest$id),
#                       c(eb_bias$id, the_rest$id)),
#              category.names = c("", ""),
#              filename = "figs/raw/Fig_3b_inset.tiff",
#              compression = "lzw", output = FALSE, imagetype = "tiff",
#              height = 1700, euler.d = TRUE, scaled = TRUE, width = 1700, resolution = 600,
#              lty = 'solid',
#              fill = c('turquoise', 'orange'),
#              cex = 1, cat.cex = 0.6,
#              cat.pos = c(-150, 25), cat.dist = c(0.05, 0.05),
#              fontfamily = "sans", cat.fontface = "bold",
#              cat.default.pos = "outer", cat.fontfamily = "sans")


# Evolutionary rates analysis ---------------------------------------------

omega_vals <- read.csv("data/omega_data.csv")

# omega for all proteins we identified by LC-MS/MS
omega_vals %>% 
  filter(PROTEIN %in% MQ.ion$PROTEIN == TRUE) %>% 
  ggplot(aes(x = dN.dS)) +
  geom_histogram()


# IDs for assigning proteins for evolutionary rates analysis
up_in_AG <- t_dat %>% filter(up_in == 'Ag', sig == 'sig', concord == 'same') %>% pull(id)
up_in_EB <- t_dat %>% filter(up_in == 'Eb', sig == 'sig', concord == 'same') %>% pull(id)


# omega_dat <- omega_vals %>% 
#   filter(PROTEIN %in% MQ.ion$PROTEIN == TRUE) %>% 
#   mutate(Tissue = factor(if_else(PROTEIN %in% MQ.ion$PROTEIN[MQ.ion$Sec == 'Sfp'] == TRUE, "Sfps", 
#                                  if_else(PROTEIN %in% MQ.ion$PROTEIN[MQ.ion$Sec == 'Sec'] == TRUE, "Secretome",
#                                          if_else(PROTEIN %in% up_in_AG == TRUE, "Acc. gland proteome",
#                                                  if_else(PROTEIN %in% up_in_EB == TRUE, "Ejac. bulb proteome",
#                                                          "Background")))))) %>% na.omit()
# 
# omega_dat$Tissue <- ordered(omega_dat$Tissue,
#                             levels = c("Background", "Acc. gland proteome", 
#                                        "Ejac. bulb proteome", "Secretome", 
#                                        "Sfps"))

omega_dat <- omega_vals %>% 
  filter(PROTEIN %in% MQ.ion$PROTEIN == TRUE) %>% 
  mutate(Tissue = factor(if_else(PROTEIN %in% MQ.ion$PROTEIN[MQ.ion$Sec == 'Sfp'] == TRUE, 
                                 "Secretome", # change this to 'Sfp' to split Sfps from secretime
                                 if_else(PROTEIN %in% MQ.ion$PROTEIN[MQ.ion$Sec == 'Sec'] == TRUE, 
                                         "Secretome",
                                         if_else(PROTEIN %in% up_in_AG == TRUE, 
                                                 "Acc. gland proteome",
                                                 if_else(PROTEIN %in% up_in_EB == TRUE, 
                                                         "Ejac. bulb proteome",
                                                         "Background")))))) #%>% na.omit()

omega_dat$Tissue <- ordered(omega_dat$Tissue,
                            levels = c("Background", "Acc. gland proteome", 
                                       "Ejac. bulb proteome", "Secretome", 
                                       "Sfps"))

# Figure 4 ----
omega_dat %>% 
  group_by(Tissue) %>% 
  summarise(mn_w = mean(dN.dS),
            se_w = sd(dN.dS)/sqrt(n()),
            N = n()) %>% 
  ggplot(aes(x = Tissue, y = mn_w, fill = Tissue)) + 
  geom_errorbar(aes(ymin = mn_w - se_w, ymax = mn_w + se_w), width = .1) + 
  geom_point(pch = 21, size = 5) +
  scale_fill_manual(values = c('grey', 'turquoise', 'orange', 'blueviolet', 'hotpink')) +
  labs(y = expression(omega)) +
  theme_bw() +
  theme(legend.position = "none",
        axis.title.x = element_blank(),
        axis.text.x = element_text(size = 15, colour = 'black', angle = 30, hjust = 1),
        axis.title.y = element_text(size = 30),
        strip.text = element_text(face = "bold", size = 25),
        strip.background = element_rect(fill = "grey"),
        plot.background = element_rect(colour = NA)) + 
  geom_text(aes(y = 0.03, label = paste0("n = ", N)), 
            size = 5, colour = "black") +
  geom_text(aes(y = 0.065, label = c('a', 'b', 'b', 'c')), 
            size = 5, colour = "black", fontface = 'bold') +
  NULL


# Figure S7
omega_dat %>% 
  dplyr::select(PROTEIN, Tissue, dN, dS) %>% 
  reshape2::melt() %>% 
  ggplot(aes(x = Tissue, y = value, colour = Tissue)) + 
  geom_boxplot() + 
  scale_colour_manual(values = c('grey', 'turquoise', 'orange', 'blueviolet', 'hotpink')) +
  facet_wrap(~variable, scales = 'free_y') +
  theme_bw() +
  theme(legend.position = "none",
        axis.title.x = element_blank(),
        axis.text.x = element_text(size = 15, colour = 'black', angle = 30, hjust = 1),
        axis.title.y = element_blank(),
        strip.text = element_text(face = "bold", size = 25),
        strip.background = element_rect(fill = "grey"),
        plot.background = element_rect(colour = NA)) + 
  NULL

# Kruskal-Wallis test
kruskal.test(dN.dS ~ as.factor(Tissue), data = omega_dat)

# Wilcoxon rank sum test
pairwise.wilcox.test(omega_dat$dN.dS, omega_dat$Tissue,
                     p.adjust.method = "BH")
